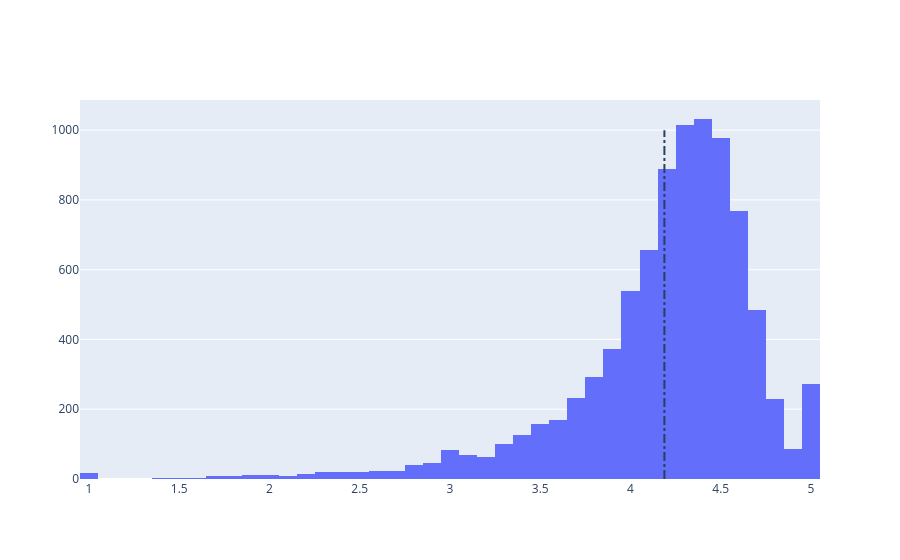

The cell this chart's notebook holds for it:
### Code cell
# Uygulama Puanlarinin Dagilimi

avg_app_rating = apps["Rating"].mean()
print('Average app rating = ', avg_app_rating)

data = [go.Histogram(x = apps['Rating'])]

layout = {'shapes': [{
                        'type':'line',
                        'x0': avg_app_rating,
                        'y0': 0,
                        'x1': avg_app_rating,
                        'y1': 1000,
                        'line': { 'dash': 'dashdot'}
                     }]
          }

plotly.offline.iplot({'data': data, 'layout': layout})

# Histogram grafigi, dusuk puanli bir kac istisna uygulama disinda, uygulamalarin cogunun yuksek puan aldigini gosteren sola carpiktir.

### Figure 1 — Plotly figure (JSON) as saved in the notebook; plotly's stock layout.template omitted (floating-point values rounded to 4 significant figures; data arrays with more than 128 entries replaced by an {"elided": "..."} marker saying what was removed)
{"data": [{"type": "histogram", "x": {"elided": "10358 float values"}}], "layout": {"shapes": [{"line": {"dash": "dashdot"}, "type": "line", "x0": 4.188, "x1": 4.188, "y0": 0, "y1": 1000}]}}
